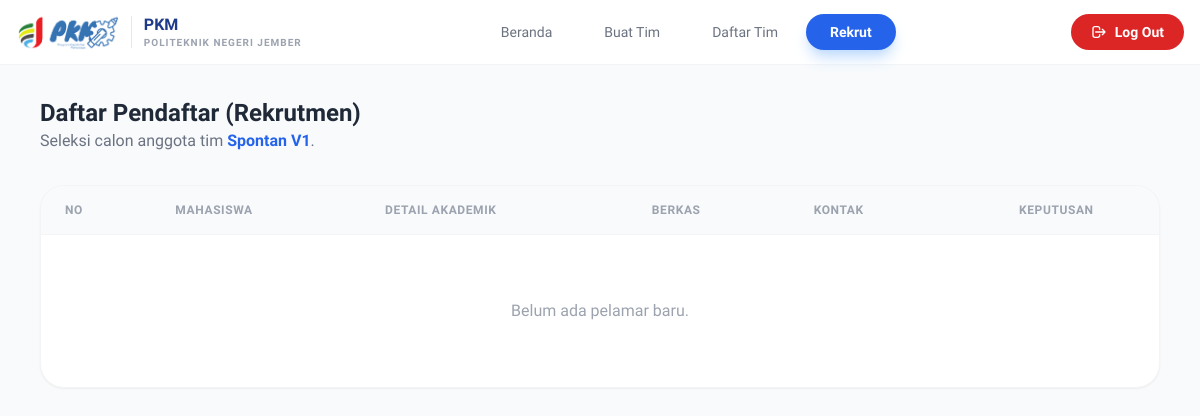
The page /Aplikasi_PKM/buat_tim/rekrut_tim.php (signed in) on the database as committed earlier.
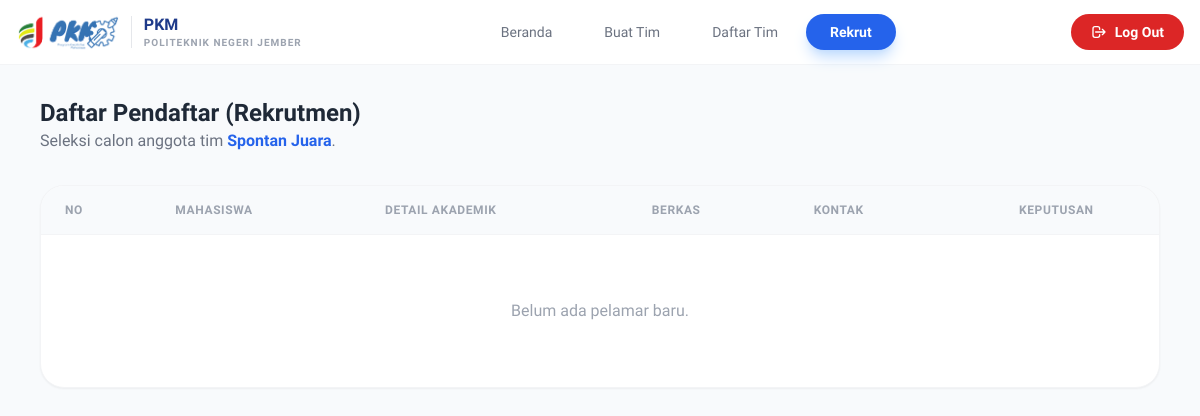
The same page on the database as committed later.
### tables this page shows
CREATE TABLE `data_tim_pkm` (
  `id_tim` int NOT NULL,
  `id_ketua` int NOT NULL,
  `nama_tim` varchar(100) NOT NULL,
  `kategori_pkm` varchar(50) NOT NULL,
  `deskripsi_projek` text NOT NULL,
  `status_tim` enum('Mencari Anggota','Penuh','Selesai') DEFAULT 'Mencari Anggota',
  `created_at` timestamp NULL DEFAULT CURRENT_TIMESTAMP
);

### Aplikasi_PKM/buat_tim/rekrut_tim.php (the view, shortened to what the changed rows need)
<?php
require_once "../config/koneksi.php";
$id_ketua = $_SESSION['id_user'];
$stmt_tim = $pdo->prepare("SELECT id_tim, nama_tim FROM data_tim_pkm WHERE id_ketua = :id_k LIMIT 1");
$stmt_tim->execute([':id_k' => $id_ketua]);
$my_team = $stmt_tim->fetch();
?>
<!DOCTYPE html>
<html lang="en">
<head>
    <script src="https://cdn.tailwindcss.com"></script>
</head>
<body class="bg-slate-50">
<main class="max-w-6xl mx-auto px-4 py-8">
    <div class="mb-8">
        <h1 class="text-2xl font-bold text-gray-800">Daftar Pendaftar (Rekrutmen)</h1>
        <?php if($my_team): ?>
            <p class="text-gray-500">Seleksi calon anggota tim <span class="text-blue-600 font-semibold"><?= htmlspecialchars($my_team['nama_tim']) ?></span>.</p>
        <?php else: ?>
            <p class="text-red-500 font-medium">Anda belum memiliki tim yang terdaftar.</p>
        <?php endif; ?>
    </div>
    <div class="bg-white rounded-3xl shadow-sm border border-gray-100 overflow-hidden mb-6">
        <div class="overflow-x-auto">
            <table class="w-full text-left border-collapse">
                <thead>
                    <tr class="bg-slate-50 border-b border-gray-100">
                        <th class="px-6 py-4 text-xs font-bold uppercase tracking-wider text-gray-400">No</th>
                        <th class="px-6 py-4 text-xs font-bold uppercase tracking-wider text-gray-400">Mahasiswa</th>
                        <th class="px-6 py-4 text-xs font-bold uppercase tracking-wider text-gray-400">Detail Akademik</th>
                        <th class="px-6 py-4 text-xs font-bold uppercase tracking-wider text-gray-400">Berkas</th>
                        <th class="px-6 py-4 text-xs font-bold uppercase tracking-wider text-gray-400">Kontak</th>
                        <th class="px-6 py-4 text-xs font-bold uppercase tracking-wider text-gray-400 text-center">Keputusan</th>
                    </tr>
                </thead>
            </table>
        </div>
    </div>
</main>
</body>
</html>

Rows that differ between the two databases and show on the page:
changed data_tim_pkm: nama_tim "Spontan V1" → "Spontan Juara"
